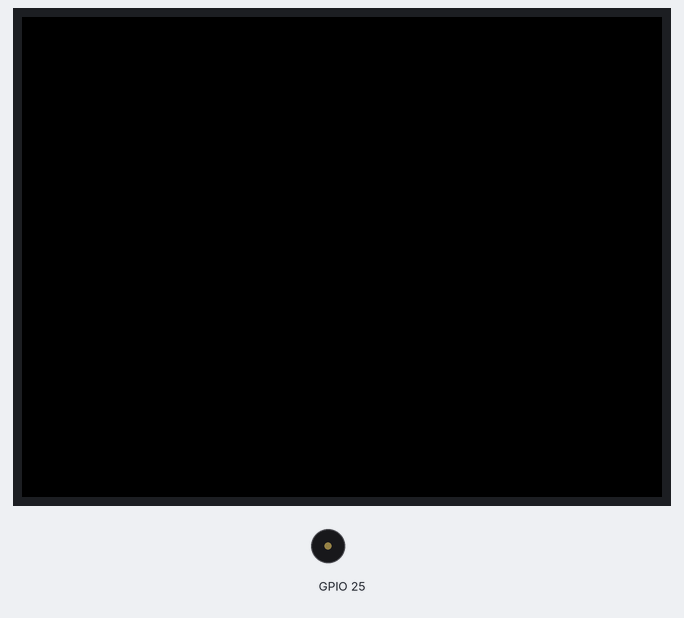
A sketch run on a simulated ESP32. Shown: 320×240 colour display, buzzer (waves = sounding). What the sketch prints to the serial monitor is not drawn.

Above: at 0.8 s.
Timing chart, 0 to 4.4 s (numbered marks = the images above):
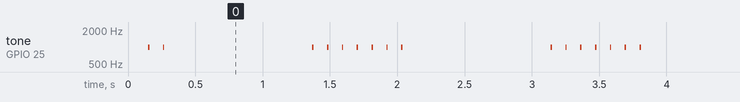

The sketch:

speaker_test.ino
```cpp
#include <M5Stack.h>

void setup()
{
    M5.begin();
    M5.Speaker.setVolume(10);
    for(int i=0; i<2; i++){
      M5.Speaker.beep();
      digitalWrite(22, 1);
      delay(10);
      M5.Speaker.mute();
      digitalWrite(22, 0);
      delay(100);
    }
}

void loop(){
  delay(1000);
  for(int i=0; i<7; i++){
    M5.Speaker.beep();
    digitalWrite(22, 1);
    delay(10);
    M5.Speaker.mute();
    digitalWrite(22, 0);
    delay(100);
    Serial.println("sound");
  }
}
```

Measured:
- by itself, tone on GPIO 25: repeats every 1.8 s: silent 0.10 s, 1000 Hz 0.01 s, silent 1.1 s, 5 × (1000 Hz 0.01 s, silent 0.10 s), 1000 Hz 0.01 s
